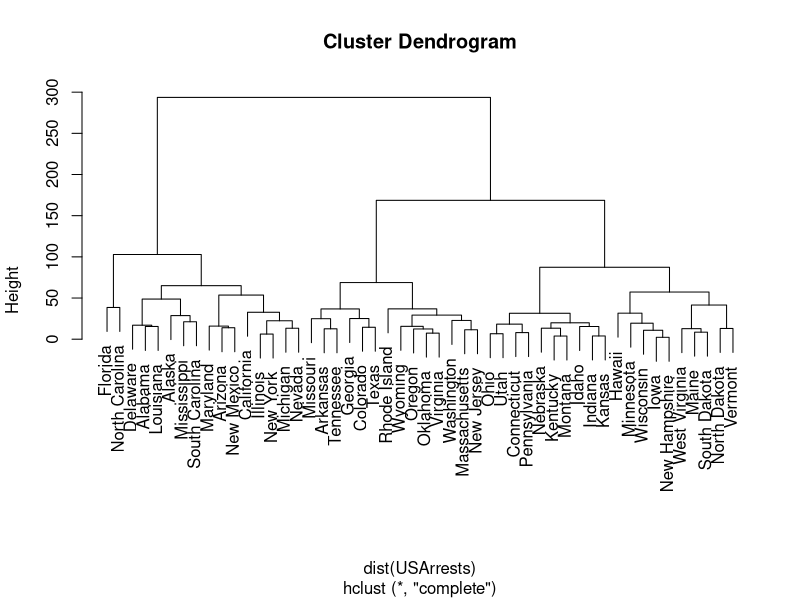

Write the R code that produced this figure.
library("cluster")
pdf("dendrogram.pdf")
hc <- hclust(dist(USArrests))
plot(hc)
dev.off()
if (interactive()) browseURL(paste0(getwd(),"/dendrogram.pdf"))
